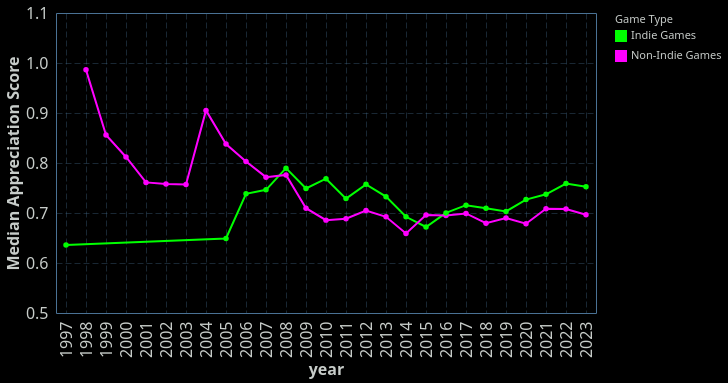

Specify this chart in Vega-Lite:
### Vega-Lite specification from a JSON file in a GitHub repository (floating-point values rounded to 4 significant figures)
{"config": {"view": {"continuousWidth": 400, "continuousHeight": 300, "stroke": "#4A7295", "strokeWidth": 1}, "background": "#000000", "mark": {"color": "#ff00ff"}, "arc": {"fill": "#ff00ff"}, "area": {"fill": "#ff00ff", "line": true, "fillOpacity": 0.1}, "line": {"stroke": "#ff00ff", "strokeWidth": 2}, "path": {"stroke": "#ff00ff"}, "rect": {"fill": "#ff00ff"}, "shape": {"stroke": "#ff00ff"}, "symbol": {"fill": "#ff00ff"}, "title": {"color": "#C7CCC9", "anchor": "start", "dy": -15, "fontSize": 16, "font": "IBM Plex Sans,system-ui,-apple-system,BlinkMacSystemFont,\".sfnstext-regular\",sans-serif", "fontWeight": 600}, "axisBand": {"grid": false}, "axis": {"labelColor": "#C7CCC9", "labelFontSize": 16, "labelFont": "IBM Plex Sans Condensed, system-ui, -apple-system, BlinkMacSystemFont, \".SFNSText-Regular\", sans-serif", "labelFontWeight": 400, "titleColor": "#C7CCC9", "titleFontWeight": 600, "titleFontSize": 16, "grid": true, "gridColor": "#4A7295", "labelAngle": 0, "domainColor": null, "tickColor": null, "labelPadding": 2, "tickSize": 6, "tickWidth": 0.5, "gridOpacity": 1, "gridZ": 1}, "axisX": {"gridDash": [6, 3], "gridWidth": 0.35, "gridColor": "#4A7295", "labelAngle": 0}, "axisY": {"gridDash": [6, 3], "gridWidth": 0.35, "gridColor": "#4A7295"}, "layer": {"grid": 1, "mark": 0}, "legend": {"labelFontSize": 11, "padding": 1, "symbolType": "square", "labelColor": "#C7CCC9", "titleColor": "#C7CCC9"}, "style": {"guide-label": {"font": "IBM Plex Sans,system-ui,-apple-system,BlinkMacSystemFont,\".sfnstext-regular\",sans-serif", "fill": "#C7CCC9", "fontWeight": 400}, "guide-title": {"font": "IBM Plex Sans,system-ui,-apple-system,BlinkMacSystemFont,\".sfnstext-regular\",sans-serif", "fill": "#C7CCC9", "fontWeight": 400}}, "range": {"category": ["#0000FF", "#FF6600FF", "#44E602", "#ff00ff", "#FFFF00", "#9900CC", "#33CCFF", "#f77976ff", "#CC66FF"]}}, "data": {"name": "data-60836fb4d7855e5561cb44d747bd35b4"}, "mark": {"type": "line", "point": true}, "encoding": {"color": {"field": "game_type", "legend": {"title": "Game Type"}, "scale": {"domain": ["Indie Games", "Non-Indie Games"], "range": ["#00ff00", "#ff00ff"]}, "type": "nominal"}, "tooltip": [{"field": "year", "type": "ordinal"}, {"field": "game_type", "type": "nominal"}, {"field": "appreciation_score", "type": "quantitative"}], "x": {"axis": {"labelAngle": 270}, "field": "year", "title": "year", "type": "ordinal"}, "y": {"field": "appreciation_score", "scale": {"domain": [0.5, 1.1]}, "title": "Median Appreciation Score", "type": "quantitative"}}, "$schema": "https://vega.github.io/schema/vega-lite/v5.20.1.json", "datasets": {"data-60836fb4d7855e5561cb44d747bd35b4": [{"year": 1997, "is_indie": true, "appreciation_score": 0.6361, "game_type": "Indie Games"}, {"year": 1998, "is_indie": false, "appreciation_score": 0.9863, "game_type": "Non-Indie Games"}, {"year": 1999, "is_indie": false, "appreciation_score": 0.8559, "game_type": "Non-Indie Games"}, {"year": 2000, "is_indie": false, "appreciation_score": 0.8121, "game_type": "Non-Indie Games"}, {"year": 2001, "is_indie": false, "appreciation_score": 0.7612, "game_type": "Non-Indie Games"}, {"year": 2002, "is_indie": false, "appreciation_score": 0.758, "game_type": "Non-Indie Games"}, {"year": 2003, "is_indie": false, "appreciation_score": 0.757, "game_type": "Non-Indie Games"}, {"year": 2004, "is_indie": false, "appreciation_score": 0.9052, "game_type": "Non-Indie Games"}, {"year": 2005, "is_indie": false, "appreciation_score": 0.8379, "game_type": "Non-Indie Games"}, {"year": 2005, "is_indie": true, "appreciation_score": 0.649, "game_type": "Indie Games"}, {"year": 2006, "is_indie": false, "appreciation_score": 0.8031, "game_type": "Non-Indie Games"}, {"year": 2006, "is_indie": true, "appreciation_score": 0.7384, "game_type": "Indie Games"}, {"year": 2007, "is_indie": false, "appreciation_score": 0.7717, "game_type": "Non-Indie Games"}, {"year": 2007, "is_indie": true, "appreciation_score": 0.7464, "game_type": "Indie Games"}, {"year": 2008, "is_indie": false, "appreciation_score": 0.7762, "game_type": "Non-Indie Games"}, {"year": 2008, "is_indie": true, "appreciation_score": 0.7897, "game_type": "Indie Games"}, {"year": 2009, "is_indie": false, "appreciation_score": 0.7097, "game_type": "Non-Indie Games"}, {"year": 2009, "is_indie": true, "appreciation_score": 0.749, "game_type": "Indie Games"}, {"year": 2010, "is_indie": false, "appreciation_score": 0.6857, "game_type": "Non-Indie Games"}, {"year": 2010, "is_indie": true, "appreciation_score": 0.7687, "game_type": "Indie Games"}, {"year": 2011, "is_indie": false, "appreciation_score": 0.6886, "game_type": "Non-Indie Games"}, {"year": 2011, "is_indie": true, "appreciation_score": 0.7288, "game_type": "Indie Games"}, {"year": 2012, "is_indie": false, "appreciation_score": 0.705, "game_type": "Non-Indie Games"}, {"year": 2012, "is_indie": true, "appreciation_score": 0.7573, "game_type": "Indie Games"}, {"year": 2013, "is_indie": false, "appreciation_score": 0.6924, "game_type": "Non-Indie Games"}, {"year": 2013, "is_indie": true, "appreciation_score": 0.7327, "game_type": "Indie Games"}, {"year": 2014, "is_indie": false, "appreciation_score": 0.659, "game_type": "Non-Indie Games"}, {"year": 2014, "is_indie": true, "appreciation_score": 0.6924, "game_type": "Indie Games"}, {"year": 2015, "is_indie": false, "appreciation_score": 0.6961, "game_type": "Non-Indie Games"}, {"year": 2015, "is_indie": true, "appreciation_score": 0.6721, "game_type": "Indie Games"}, {"year": 2016, "is_indie": false, "appreciation_score": 0.6949, "game_type": "Non-Indie Games"}, {"year": 2016, "is_indie": true, "appreciation_score": 0.7001, "game_type": "Indie Games"}, {"year": 2017, "is_indie": false, "appreciation_score": 0.6992, "game_type": "Non-Indie Games"}, {"year": 2017, "is_indie": true, "appreciation_score": 0.7157, "game_type": "Indie Games"}, {"year": 2018, "is_indie": false, "appreciation_score": 0.6796, "game_type": "Non-Indie Games"}, {"year": 2018, "is_indie": true, "appreciation_score": 0.7093, "game_type": "Indie Games"}, {"year": 2019, "is_indie": false, "appreciation_score": 0.6901, "game_type": "Non-Indie Games"}, {"year": 2019, "is_indie": true, "appreciation_score": 0.7031, "game_type": "Indie Games"}, {"year": 2020, "is_indie": false, "appreciation_score": 0.6786, "game_type": "Non-Indie Games"}, {"year": 2020, "is_indie": true, "appreciation_score": 0.7268, "game_type": "Indie Games"}, {"year": 2021, "is_indie": false, "appreciation_score": 0.7084, "game_type": "Non-Indie Games"}, {"year": 2021, "is_indie": true, "appreciation_score": 0.7375, "game_type": "Indie Games"}, {"year": 2022, "is_indie": false, "appreciation_score": 0.7079, "game_type": "Non-Indie Games"}, {"year": 2022, "is_indie": true, "appreciation_score": 0.7589, "game_type": "Indie Games"}, {"year": 2023, "is_indie": false, "appreciation_score": 0.6965, "game_type": "Non-Indie Games"}, {"year": 2023, "is_indie": true, "appreciation_score": 0.7524, "game_type": "Indie Games"}]}}
